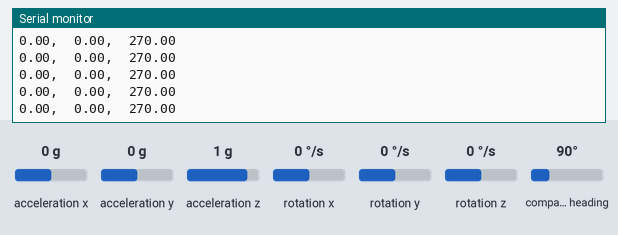
The sketch below on a simulated Arduino Nano 33 BLE. On the bench: the last lines printed to the serial monitor. The test bench sets the inputs (shaded band); at power-on: acceleration x 0 g, acceleration y 0 g, acceleration z 1 g, rotation x 0 °/s, rotation y 0 °/s, rotation z 0 °/s, compass heading 90°.

Above: at 1.2 s.
1.3 s: acceleration x set to -1.4 g
At 2.2 s:
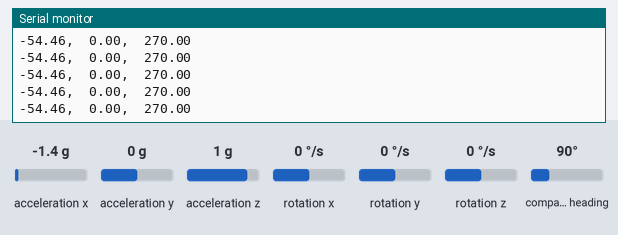
2.8 s: acceleration y set to -1.4 g
At 3.3 s:
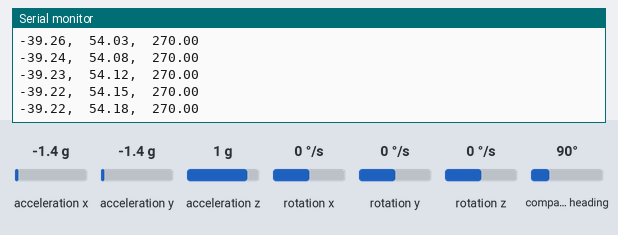
4.3 s: acceleration z set to -1.4 g
At 4.8 s:
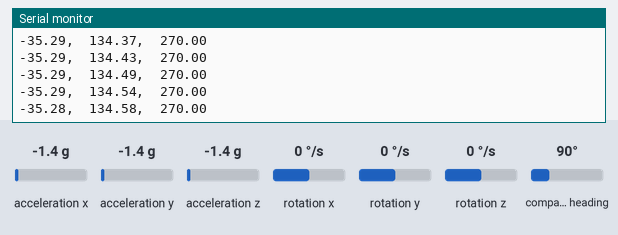
5.8 s: rotation x set to -192 °/s
At 6.5 s:
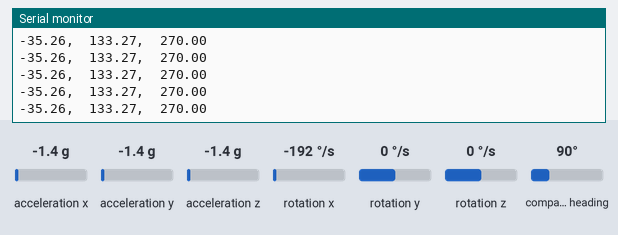
7.3 s: rotation y set to -192 °/s
At 8.0 s:
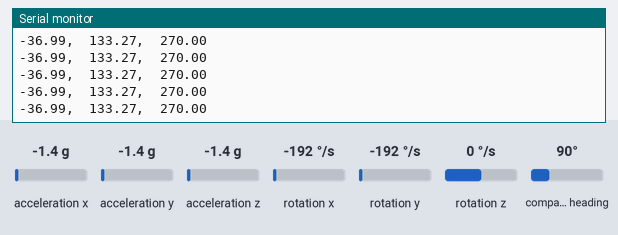
Timing chart, 0 to 9.8 s (numbered marks = the images above; inputs shaded):
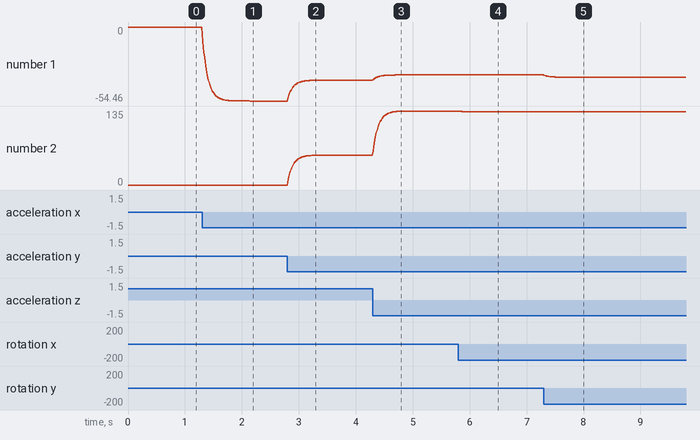

The sketch:

IMUFusion.ino
```cpp
/*
  The circuit:
  - Arduino Nano 33 BLE Sense

  created 15 Jun 2020
  by Ryan Portocarrero

  Gyroscope sample rate = 119 hz (library says 104 hz)
  Accelerometer sample rate = 119 hz (library says 104 hz)
*/

#include <Arduino_LSM9DS1.h>

const boolean DEBUG = true; //flag for serial output
const int TIMESTEP = 10; // loop time in milliseconds
const float LPF_TUNER = .90; // tuning value for complementary filter
const float LPF_COMP = 1-LPF_TUNER; //complement of the above value
const float SEC2MIL = .001; // conversion factor from seconds to milliseconds
const float RAD2DEG = 180/M_PI; // conversion factor from radians to degrees
const float DEG2RAD = M_PI/180;
const float DECLINATION = 0 * DEG2RAD;  // magnetic declination in radians

float magErrx, magErry, magErrz; // magnetometer calibration errrors;
float max_x,min_x,max_y,min_y,max_z,min_z = 0;  // magnetometer calibration boundaries

float roll,pitch,heading = 0;

void setup() {
  if(DEBUG){
    Serial.begin(9600);
    while (!Serial);
    Serial.println(F("Started"));
  }

  if (!IMU.begin()) {
    if(DEBUG)Serial.println(F("Failed to initialize IMU!"));
    while (1);
  }

  if(DEBUG){
    Serial.println(F("Roll\tPitch"));
  }
}

// sensor fusion function
void getAttitude(float &p, float &r){
  float aX, aY, aZ, gX, gY, gZ, accelRoll, accelPitch, gyroRoll, gyroPitch;
  if (IMU.gyroscopeAvailable() && IMU.accelerationAvailable()) {
    IMU.readGyroscope(gX, gY, gZ);
    IMU.readAcceleration(aX,aY,aZ);

    //integrate gyroscope
    gyroRoll = r+gX*SEC2MIL*DEG2RAD;
    gyroPitch = p+gY*SEC2MIL*DEG2RAD;
    // z = z+dZ*TIMESTEP; gyro yaw

    // convert accelerometer values to angles
    accelRoll = atan2(-aY, aZ);
    accelPitch = atan2(aX, sqrt(aY*aY + aZ*aZ));

    // complement the predicted angles
    r = LPF_TUNER * gyroRoll + LPF_COMP * accelRoll;
    p = LPF_TUNER * gyroPitch + LPF_COMP * accelPitch;
  }
}

// check magnetometer calibration
void checkCalibration(float x, float y, float z){
  // recalculate boundary values
  if(x > max_x) max_x = x;
  if(x < min_x) min_x = x;
  if(y > max_y) max_y = y;
  if(y < min_y) min_y = y;
  if(z > max_z) max_z = z;
  if(z < min_z) min_z = z;

  //establish offsets
  magErrx = (max_x + min_x) * 0.5;
  magErry = (max_y + min_y) * 0.5;
  magErrz = (max_z + min_z) * 0.5;
}

// get the magnetic heading from the magnetometer
void getHeading(float &h){
  float x, y, z;
  if (IMU.magneticFieldAvailable()) {
    IMU.readMagneticField(x, y, z);
    checkCalibration(x,y,z);
    h = atan2(-(y-magErry), -(x-magErrx));
    if(h<0) h+= 2*M_PI;
    h += DECLINATION;
  }
}

// Main Loop
void loop() {
  int startTime = millis();

  // read attitude and heading
  getAttitude(pitch, roll);
  getHeading(heading);

  // display attitude and heading
   if(DEBUG){
      Serial.print(pitch*RAD2DEG);
      Serial.print(F(",\t"));
      Serial.print(roll*RAD2DEG);
      Serial.print(F(",\t"));
      Serial.println(heading*RAD2DEG);
   }

  int endTime = millis();
  while(endTime - startTime < TIMESTEP){
    endTime = millis();
  }
}
```

Measured:
- after the input at 1.3 s, the serial monitor: prints a new line at once (image 1)
- after the input at 2.8 s, the serial monitor: prints a new line at once (image 2)
- plotted number 1: 0 → -54.46 after the input at 1.3 s, -54.46 → -39.14 after the input at 2.8 s
- plotted number 2: 0 → 54.46 after the input at 2.8 s
